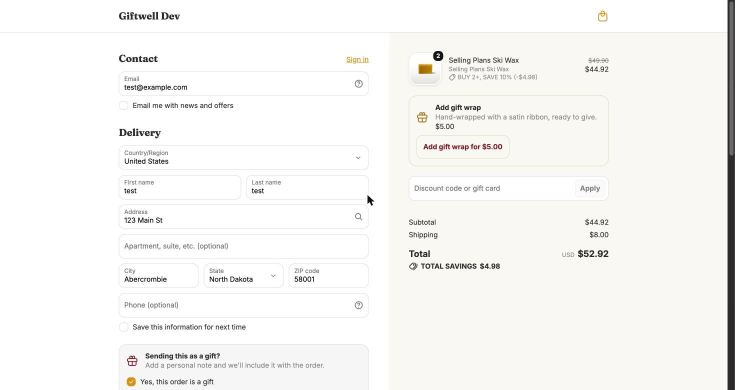
#> input picture docs/journal/screenshots/16-gift-wrap-offer.jpg, 1470 x 779 px, found by its file name (shown at 1/2 size)
$ python annotate-screenshots.py screenshots/16-gift-wrap-offer.jpg screenshots/17-gift-wrap-added.jpg
#> lines starting #> are read from the running program, lines starting #| are printed output that depends on the picture
"""Annotate Giftwell screenshots: numbered orange boxes + a legend strip below.
Coordinates are in source-image pixels. Usage: annotate.py SRC_DIR OUT_DIR"""
import sys
from pathlib import Path
from PIL import Image, ImageDraw, ImageFont

SRC, OUT = Path(sys.argv[1]), Path(sys.argv[2])
ORANGE, BG, TEXT = (255, 122, 26), (14, 19, 36), (230, 233, 242)
REG = "/System/Library/Fonts/Supplemental/Arial.ttf"
BOLD = "/System/Library/Fonts/Supplemental/Arial Bold.ttf"
MAXW = 3000  # never upscale; keep native resolution for the popup
THUMB = 1100

S = 1.47  # 20-thank-you-survey.png was viewed at 2000px wide; source is 2940
def sc(*r): return tuple(round(v * S) for v in r)

SHOTS = {
    "giftwell-gift-wrap-offer": ("16-gift-wrap-offer.jpg", (218, 70, 1240, 779), [
        ((818, 192, 1217, 332), "Gift wrap offer: a Checkout UI extension under the order lines. One click adds the $5 gift wrap product."),
        ((893, 146, 1080, 164), "Discount Function: 2 units of wax reach the 10% tier on their own, with no code.", "r"),
        ((238, 689, 737, 777), "Gift message: a second Checkout UI extension. The note is saved to the order."),
    ]),
    "giftwell-gift-wrap-added": ("17-gift-wrap-added.jpg", (218, 70, 1240, 779), [
        ((815, 182, 1224, 250), "Gift wrap added as its own $5 line.", "tr"),
        ((830, 350, 1205, 398), "The extension confirms it and offers Remove."),
        ((815, 601, 1003, 624), "Savings stay at $4.98: gift wrap is tagged giftwell-exclude, so the discount Function doesn't count it.", "r"),
    ]),
    "giftwell-tier-15": ("06-checkout-tier-15-percent.png", None, [
        ((176, 234, 544, 266), "BUY 3+, SAVE 15%: with 3 units, the Discount Function picks the higher tier.", "r"),
        ((20, 322, 820, 420), "No discount code entered. It's an automatic app discount."),
    ]),
    "giftwell-tier-20-from-settings": ("25-checkout-new-tier-20-percent.png", None, [
        ((152, 75, 472, 105), "New 5+ tier at 20%, added on the settings page. No code change, no redeploy.", "r"),
        ((26, 690, 352, 724), "$629.95 off 5 snowboards.", "r"),
    ]),
    "giftwell-cod-shown": ("14-cod-shown-under-200.jpg", (218, 0, 1240, 680), [
        ((238, 506, 737, 553), "Cash on delivery is offered: this order is under the $200 limit."),
        ((810, 264, 1226, 299), "Order total: $52.92.", "l"),
    ]),
    "giftwell-cod-hidden": ("15-cod-hidden-over-200.jpg", (218, 0, 1240, 680), [
        ((230, 108, 742, 170), "Card only. The Payment Customization Function hid cash on delivery.", "r"),
        ((810, 264, 1226, 299), "Order total: $600, over the $200 limit set in the app.", "l"),
    ]),
    "giftwell-max-per-product": ("13-cart-max-per-product.jpg", (30, 130, 1180, 480), [
        ((768, 298, 914, 349), "Trying to add a 6th unit.", "l"),
        ((766, 355, 1052, 422), "The Cart and Checkout Validation Function blocks it and names the product. The same rule runs in checkout.", "l"),
        ((196, 378, 332, 400), "The discount Function's label shows in the cart too.", "r"),
    ]),
    "giftwell-thank-you-survey": ("20-thank-you-survey.png", sc(310, 120, 1030, 745), [
        (sc(344, 344, 645, 636), "Thank-you page extension: one quick question for every buyer.", "l"),
        (sc(350, 648, 443, 716), "Send posts the answer to the app with a checkout session token. The server verifies it and saves one answer per order.", "l"),
    ]),
    "giftwell-admin-gift-details": ("18-admin-gift-details-block.png", None, [
        ((42, 103, 288, 162), "Admin UI extension on the order page.", "l"),
        ((48, 172, 190, 222), "Shown when the order has a gift message or gift wrap.", "l"),
        ((54, 247, 1510, 354), "The buyer's gift message, copied from the cart to the order.", "l"),
    ]),
    "giftwell-settings-page": ("22-settings-page.jpg", (220, 60, 1450, 652), [
        ((290, 82, 1053, 137), "Live status of all three Functions.", "l"),
        ((300, 267, 1042, 484), "Discount tiers. Saving writes JSON to the Function's metafield.", "l"),
        ((300, 562, 1042, 628), "Cash on delivery limit. Orders above it can only pay by card.", "l"),
        ((1088, 78, 1390, 446), "Answers from the thank-you page survey.", "l"),
    ]),
    "giftwell-live-survey-results": ("26-boomer-gifts-live-survey-results.jpg", (226, 66, 1004, 646), [
        ((246, 92, 982, 518), "Live store, Shopify Basic plan: answers by source, last 30 days and all time, sorted by count.", "tr"),
        ((246, 556, 982, 626), "What buyers typed under Other. This first one is my own test order.", "tr"),
    ]),
}


def wrap(draw, text, font, width):
    words, lines, cur = text.split(), [], ""
    for w in words:
        t = f"{cur} {w}".strip()
        if draw.textlength(t, font=font) <= width:
            cur = t
        else:
            lines.append(cur); cur = w
    lines.append(cur)
    return lines


def render(name, src, crop, notes):
#> called with name = 'giftwell-gift-wrap-offer', src = '16-gift-wrap-offer.jpg', crop = (218, 70, 1240, 779)
    im = Image.open(SRC / src).convert("RGB")
#> im is the input picture: PIL image 1470x779 RGB; mean R, G, B 246.8, 246.4, 244.2
    ox, oy = (crop[0], crop[1]) if crop else (0, 0)
    if crop:
        im = im.crop(crop)
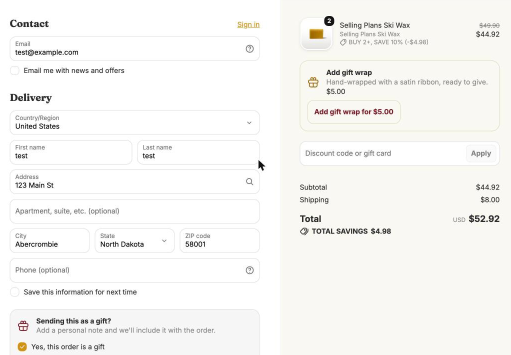
#> im: PIL image 1022x709 RGB (shown at 1/2 size); mean R, G, B 246.9, 246.3, 243.9
    k = min(1.0, MAXW / im.width)
    if k < 1:
        im = im.resize((round(im.width * k), round(im.height * k)), Image.LANCZOS)
    W = im.width
    u = max(W / 1000, 1.0)  # unit for line widths and fonts
    lw, r = max(3, round(4 * u)), round(17 * u)
    fnum = ImageFont.truetype(BOLD, round(19 * u))
    ftxt = ImageFont.truetype(REG, round(20 * u))
    d = ImageDraw.Draw(im)
    for n, (box, _, *pos) in enumerate(notes, 1):
        pos = pos[0] if pos else "tl"
        x0, y0, x1, y1 = [round((v - o) * k) for v, o in zip(box, (ox, oy, ox, oy))]
        d.rounded_rectangle((x0, y0, x1, y1), radius=round(8 * u), outline=ORANGE, width=lw)
        cx, cy = {"tl": (x0, y0), "tr": (x1, y0), "r": (x1 + r - lw, (y0 + y1) // 2), "l": (x0 - r + lw, (y0 + y1) // 2), "bl": (x0, y1)}[pos]
        cx = min(max(cx, r + 2), W - r - 2); cy = min(max(cy, r + 2), im.height - r - 2)
        d.ellipse((cx - r, cy - r, cx + r, cy + r), fill=ORANGE, outline=(255, 255, 255), width=max(2, round(2 * u)))
        d.text((cx, cy), str(n), font=fnum, fill=(10, 10, 10), anchor="mm")
    # legend
    pad, gap, lh = round(24 * u), round(14 * u), round(28 * u)
    tx = pad + 2 * r + round(14 * u)
    blocks = [wrap(d, t, ftxt, W - tx - pad) for _, t, *_ in notes]
#> blocks = 3 items
    hgt = pad * 2 + sum(max(len(b) * lh, 2 * r) for b in blocks) + gap * (len(blocks) - 1)
#> hgt = 204
    out = Image.new("RGB", (W, im.height + hgt), BG)
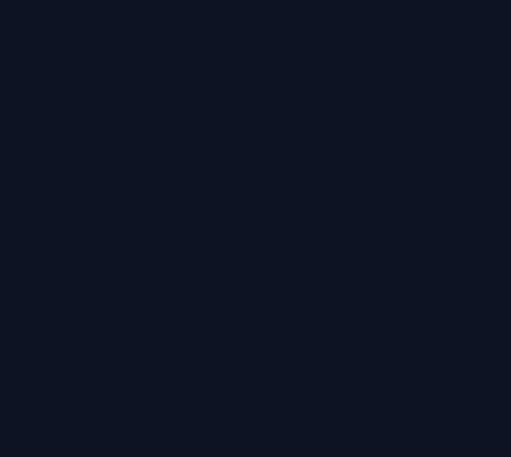
#> out: PIL image 1022x913 RGB (shown at 1/2 size); mean R, G, B 14, 19, 36
    out.paste(im, (0, 0))
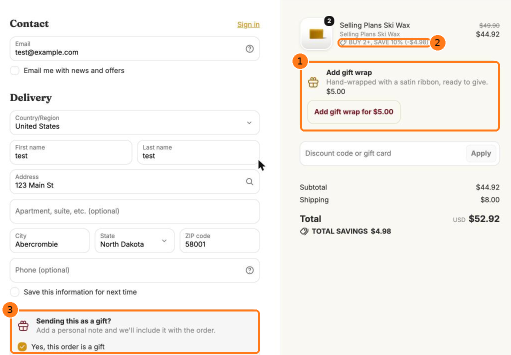
#> im: PIL image 1022x709 RGB (shown at 1/2 size); mean R, G, B 247, 244.2, 240.3
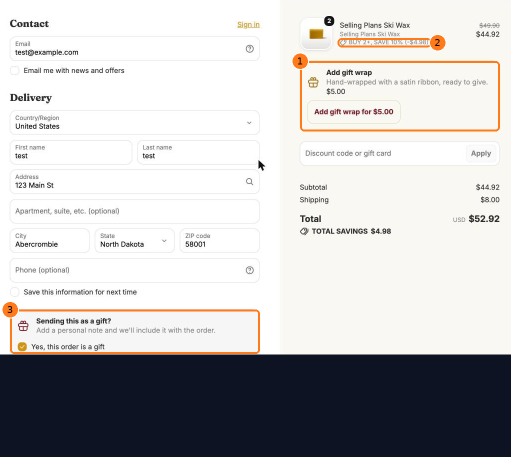
#> out: PIL image 1022x913 RGB (shown at 1/2 size); mean R, G, B 194.9, 193.9, 194.6
    d = ImageDraw.Draw(out)
    y = im.height + pad
    for n, lines in enumerate(blocks, 1):
        cy = y + r
        d.ellipse((pad, cy - r, pad + 2 * r, cy + r), fill=ORANGE)
        d.text((pad + r, cy), str(n), font=fnum, fill=(10, 10, 10), anchor="mm")
        ty = y + r - lh // 2 if len(lines) == 1 else y
        for i, line in enumerate(lines):
            d.text((tx, ty + i * lh + lh // 2), line, font=ftxt, fill=TEXT, anchor="lm")
        y += max(len(lines) * lh, 2 * r) + gap
#> this loop made 3 passes
#> (cy, ty, y) on passes 1 to 3: (751, 734, 806), (823, 809, 854), (871, 857, 902)
#> after the loop, y = 902
    out.save(OUT / f"{name}-full.webp", "WEBP", quality=90, method=6)
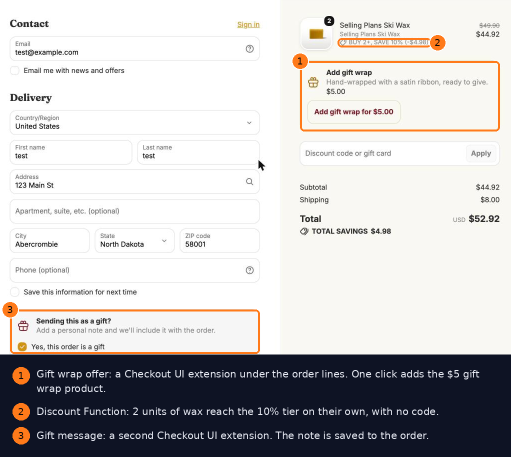
#> saved as giftwell-gift-wrap-offer-full.webp: PIL image 1022x913 RGB (shown at 1/2 size); mean R, G, B 198, 196.6, 196.9
    tw = min(THUMB, out.width)
    out.resize((tw, round(out.height * tw / out.width)), Image.LANCZOS).save(OUT / f"{name}.webp", "WEBP", quality=84, method=6)
    return out.size


only = sys.argv[3:] or SHOTS
for name in only:
    print(name, render(name, *SHOTS[name]))
#> pass 2 of the loop `for name in only:`:
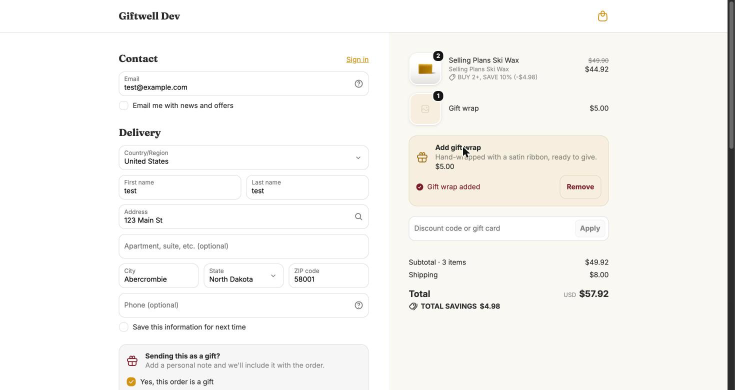
#> input picture docs/journal/screenshots/17-gift-wrap-added.jpg, 1470 x 779 px, found by its file name (shown at 1/2 size)
#> in render, im is the input picture: PIL image 1470x779 RGB; mean R, G, B 246.6, 245.7, 243.1
#> in render (call 2), `out.paste(im, (0, 0))`:
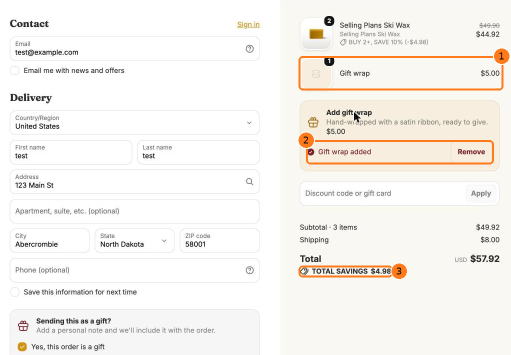
#> im: PIL image 1022x709 RGB (shown at 1/2 size); mean R, G, B 246.6, 243.5, 239.2
#> the loop in render (call 2), `for n, lines in enumerate(blocks, 1):` made 3 passes
#> (cy, ty, y) on passes 2 to 3: (799, 785, 830), (847, 830, 902)
#> in render (call 2), `out.save(OUT / f"{name}-full.webp", "WEBP", quality=90, method=6)`:
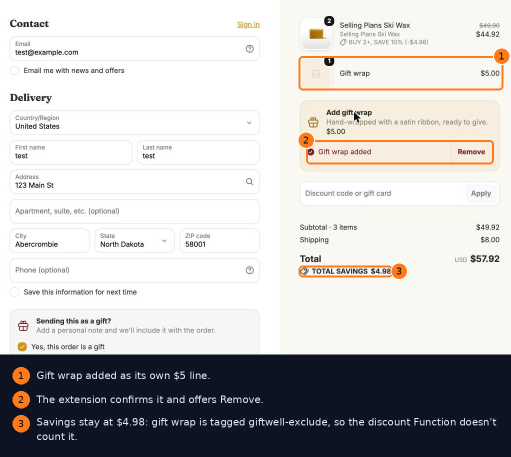
#> saved as giftwell-gift-wrap-added-full.webp: PIL image 1022x913 RGB (shown at 1/2 size); mean R, G, B 197, 195.4, 195.4
#> pass 3 of the loop `for name in only:`:
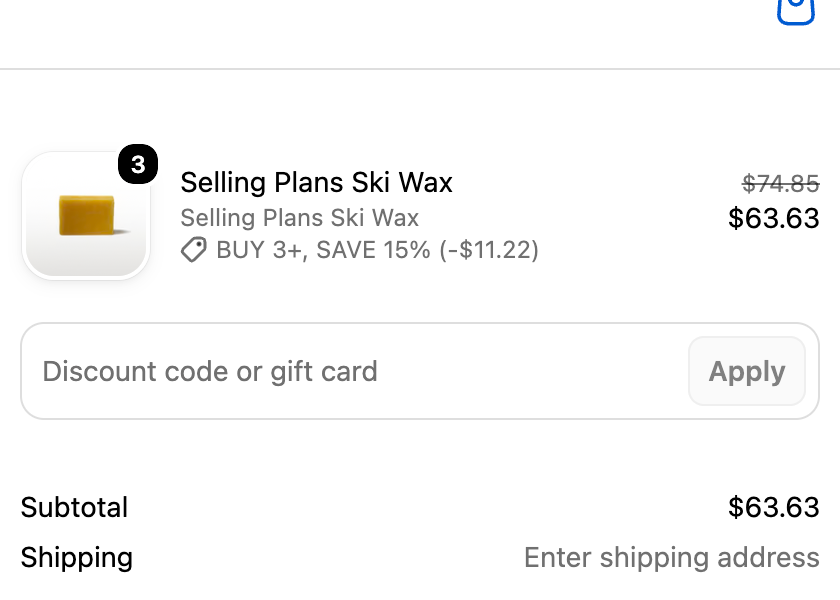
#> input picture docs/journal/screenshots/06-checkout-tier-15-percent.png, 840 x 600 px, found by its file name
#> blocks = 2 items
#> hgt = 152
#> in render (call 3), `out.paste(im, (0, 0))`:
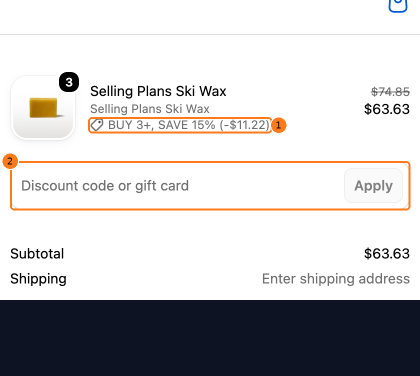
#> out: PIL image 840x752 RGB (shown at 1/2 size); mean R, G, B 201.1, 199.6, 201
#> the loop in render (call 3), `for n, lines in enumerate(blocks, 1):` made 2 passes
#> (n, cy, ty, y) on passes 1 to 2: (1, 641, 624, 694), (2, 711, 697, 742)
#> after the loop in render (call 3), `for n, lines in enumerate(blocks, 1):`: y = 742
#> in render (call 3), `out.save(OUT / f"{name}-full.webp", "WEBP", quality=90, method=6)`:
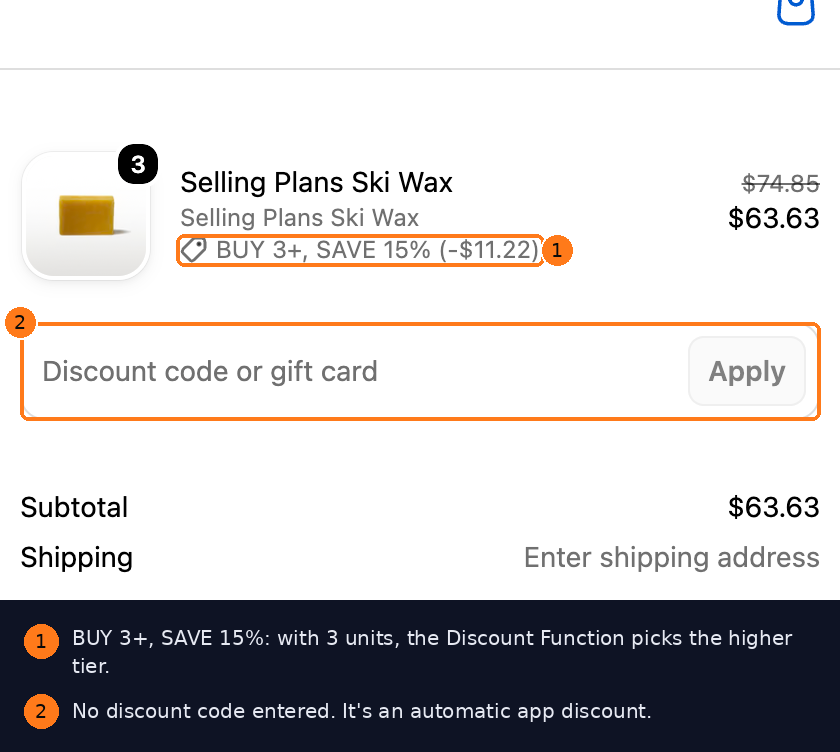
#> saved as giftwell-tier-15-full.webp: PIL image 840x752 RGB; mean R, G, B 203.7, 201.7, 202.7
#> (the run stopped early here; a loop or call above may not have finished)
